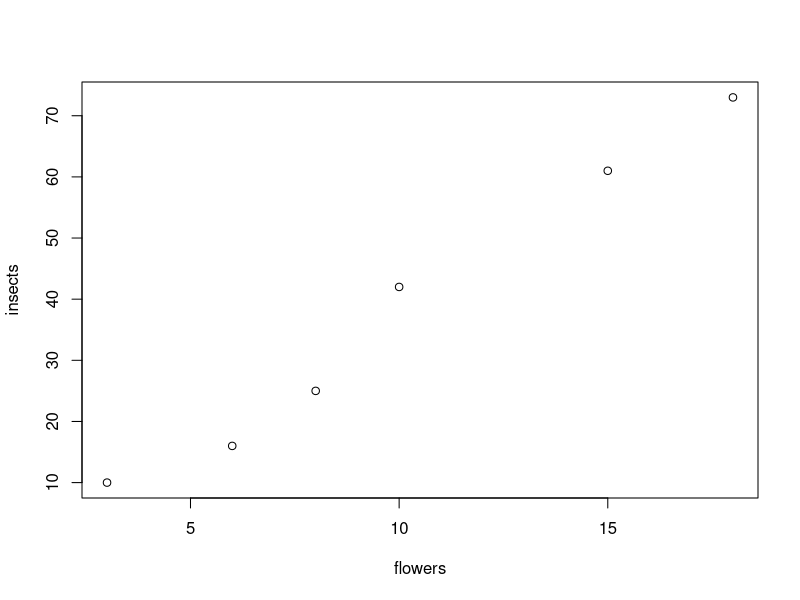
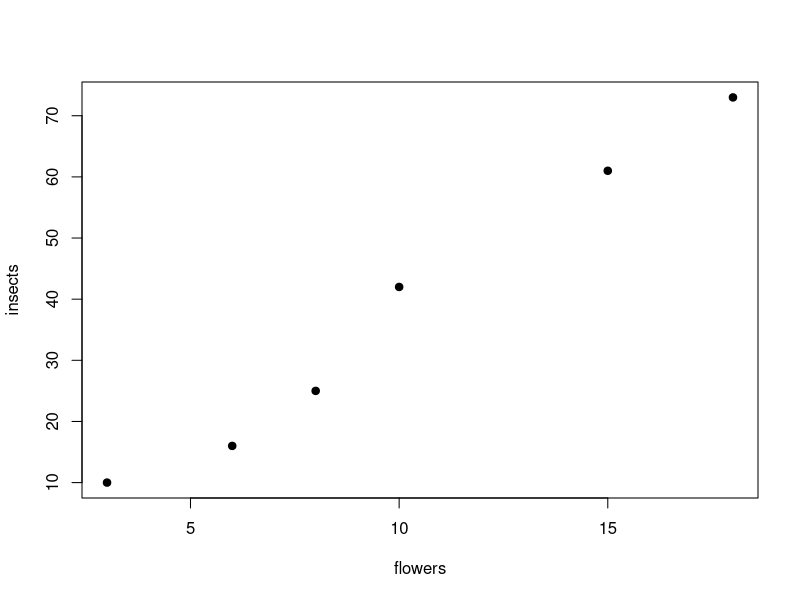
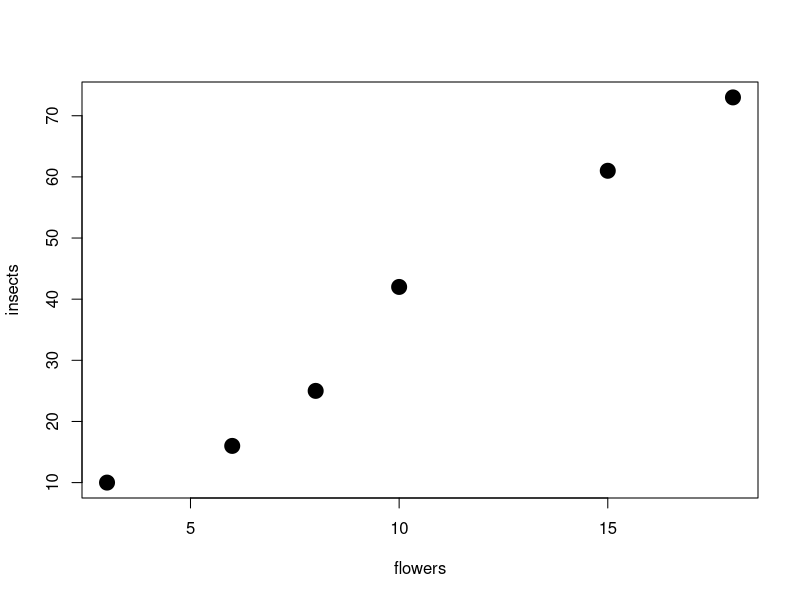
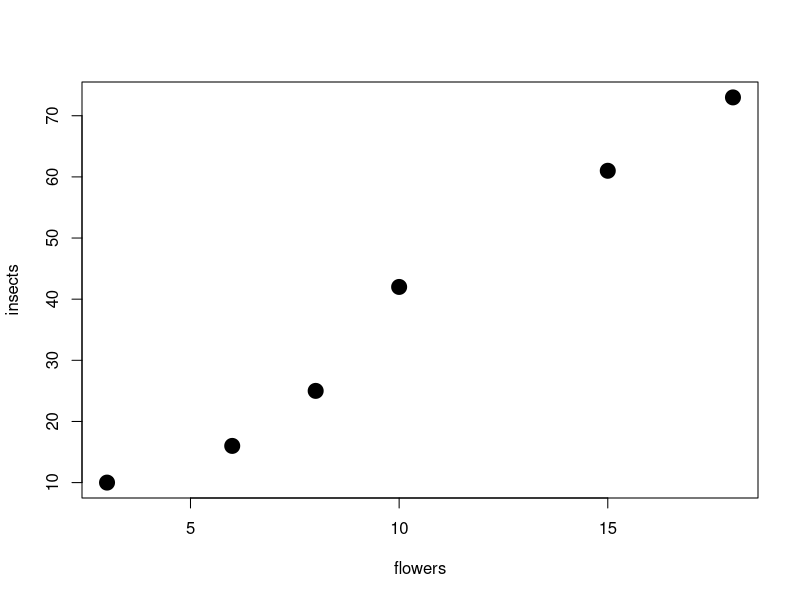
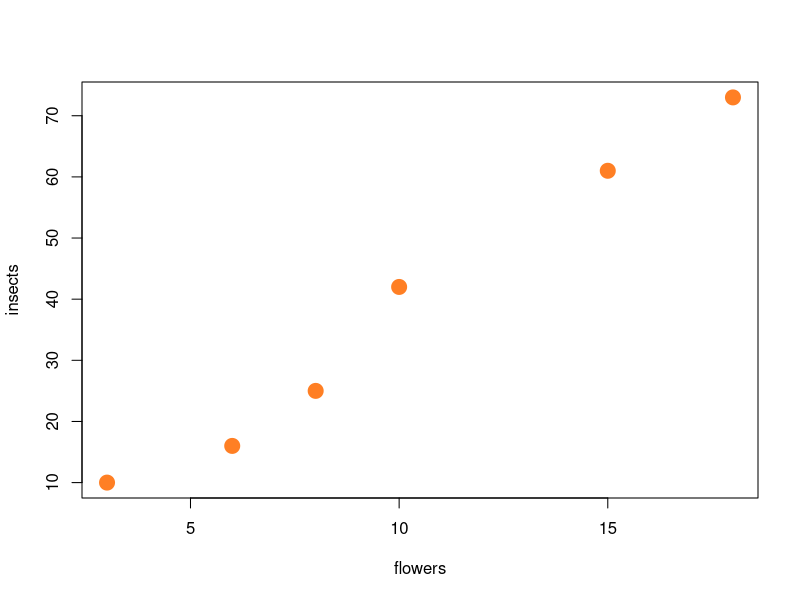

Reproduce these figures in R, in order.
# First R script

# R as calculator
a <-6*7
b <-5*8
a + b

# Arrays

flowers <- c(3, 6, 8, 10 , 15, 18)

insects <- c(10, 16, 25, 42, 61, 73)

plot(flowers, insects)
#changing plot parameters

#symbols
plot(flowers, insects, pch=19)

#simbols dimention
plot(flowers, insects, pch=19, cex=2)
plot(flowers, insects, pch=19, cex=2)

#color
plot(flowers, insects, pch=19, cex=2, col="chocolate1")






